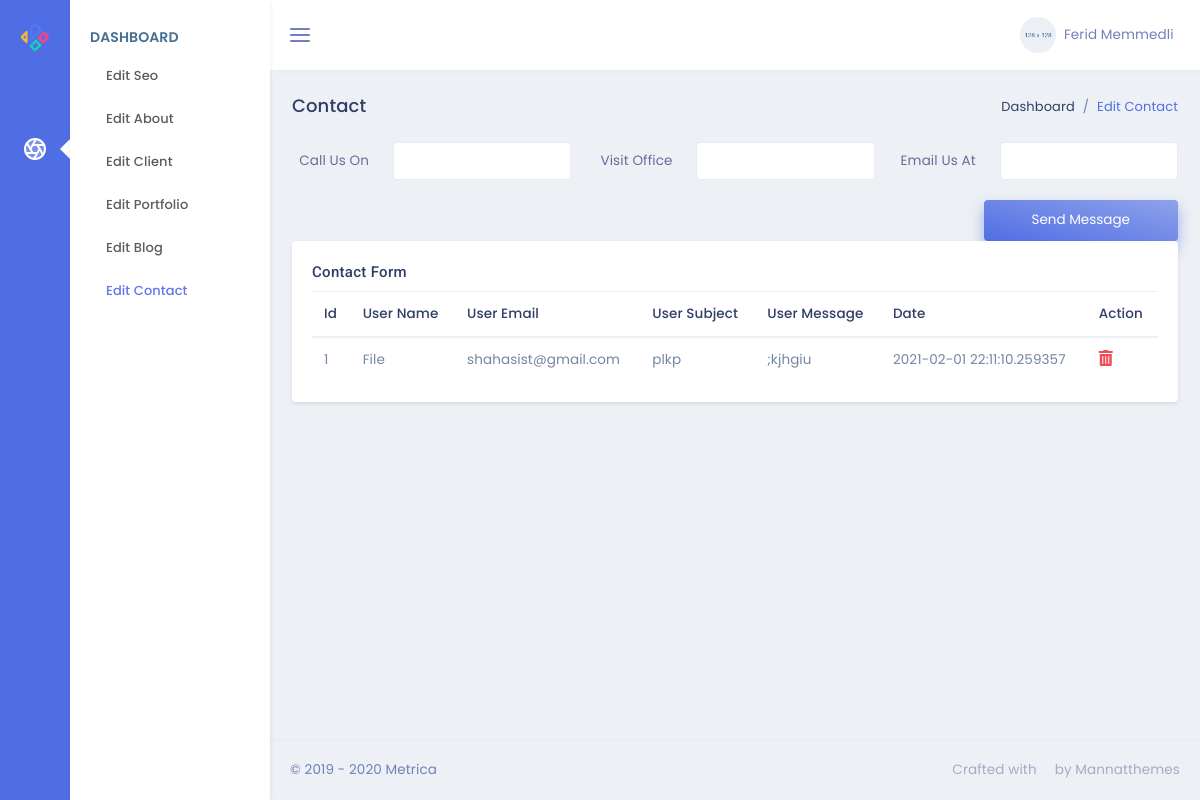
The app's page /admin/ with its own data.
### models.py (models this page shows)
class Form(db.Model):
    id = db.Column(db.Integer, primary_key=True)
    userName = db.Column(db.String(50),nullable=False)
    userEmail = db.Column(db.String(50),nullable=False)
    userSubject = db.Column(db.String(100),nullable=False)
    userMessage = db.Column(db.Text,nullable=False)
    userDate = db.Column(db.DateTime,default=datetime.now())

### admin/routes.py (the view, shortened to what this page needs)
@admin.route('/',methods=['GET','POST'])
def adminPage():
    form=Form.query.all()
    contact=Contact.query.all()
    bos = True
    return render_template('admin/index.html',form=form,contact=contact,bos=bos)

### admin/templates/admin/index.html
{% extends "admin/layout.html" %}
{% block contentAdmin %}
<div class="row">
    <div class="col-sm-12">
        <div class="page-title-box">
            <div class="float-right">
                <ol class="breadcrumb">
                    <li class="breadcrumb-item"><a href="javascript:void(0);">Dashboard</a></li>
                    <li class="breadcrumb-item active">Edit Contact</li>
                </ol>
            </div>
            <h4 class="page-title">Contact</h4>
        </div>
    </div>
</div>
<form action="{{url_for('admin.adminPage')}}" method="POST" class="row">
    <div class="col-4">
        <div class="form-group row">
            <label for="example-text-input" class="col-4 col-form-label text-right">Call Us On</label>
            <div class="col-8">
                    <input class="form-control" name="elaqe" value='' type="text" id="example-text-input">
            </div>
        </div>
    </div>
    <div class="col-4">
        <div class="form-group row">
            <label for="example-text-input" class="col-4 col-form-label text-right">Visit Office</label>
            <div class="col-8">
                <input class="form-control" name="unvan" value="" type="text" id="example-text-input">
            </div>
        </div>
    </div>
    <div class="col-4">
        <div class="form-group row">
            <label for="example-text-input" class="col-4 col-form-label text-right">Email Us At</label>
            <div class="col-8">
                <input class="form-control" name="email" value="" type="email" id="example-text-input">
            </div>
        </div>
    </div>
    <div class="col-sm-12 text-right">
        <button type="submit" class="btn btn-gradient-primary px-5 py-2">Send Message</button>
    </div>
</form>
<div class="row">
    <div class="col-lg-12">
        <div class="card">
            <div class="card-body">
                <h4 class="mt-0 header-title">Contact Form</h4>
                <div class="table-responsive">
                    <table class="table table-striped mb-0">
                        <thead>
                            <tr>
                                <th>Id</th>
                                <th>User Name</th>
                                <th>User Email</th>
                                <th>User Subject</th>
                                <th>User Message</th>
                                <th>Date</th>
                                <th>Action</th>
                            </tr>
                        </thead>
                        <tbody>
                            {% for form in form %}
                            <tr>
                                <td>{{form.id}}</td>
                                <td>{{form.userName}}</td>
                                <td>{{form.userEmail}}</td>
                                <td>{{form.userSubject}}</td>
                                <td>{{form.userMessage}}</td>
                                <td>{{form.userDate}}</td>
                                <td>
                                    <a href="/admin/deleteform/{{form.id}}"><i
                                            class="fas fa-trash-alt text-danger font-16"></i></a>
                                </td>
                            </tr>
                            {% endfor %}
                        </tbody>
                    </table>
                </div>
            </div>
        </div>
    </div>
</div>
{% endblock %}

### records on screen
Form: id "1", userName "File", userEmail "shahasist@gmail.com", userSubject "plkp", userMessage ";kjhgiu", userDate "2021-02-01 22:11:10.259357"
